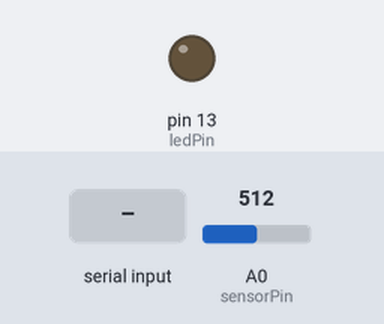
This sketch was run on a simulated Arduino Uno, built with avr-gcc and run on an emulated ATmega328P. Shown: output pins drawn as LEDs (lit = HIGH). Inputs (shaded band) come from the test bench; at power-on: A0 (sensorPin) = 512. What the sketch prints to the serial monitor is not drawn.

Above: at 1.2 s.
1.3 s: "1" received over Serial
At 2.4 s:
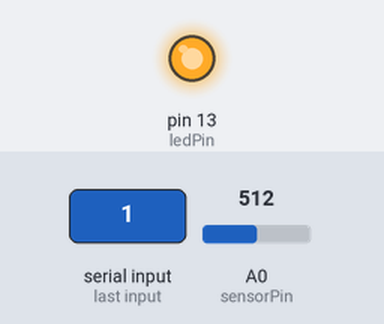
2.8 s: "0" received over Serial
At 3.7 s:
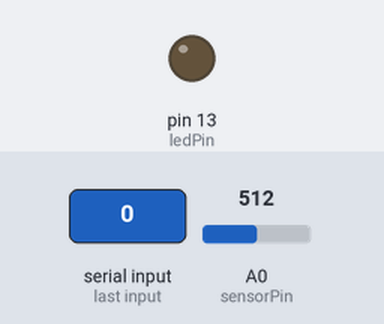
Timing chart, 0 to 5.8 s (numbered marks = the images above; inputs shaded):
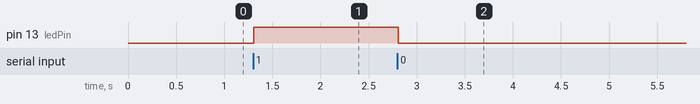

The sketch:

arduino-processing-bridge.ino
```cpp
char incomingByte;
int ledPin = 13;
int sensorPin = 0;
int score;


void setup()
{
  pinMode(ledPin, OUTPUT);
  Serial.begin(9600);
}

void loop() {

  // get data from hardware, send to processing
  int sensorValue = analogRead(sensorPin);
  Serial.println(sensorValue);

//  // get value from processing, send to LED
  if (Serial.available()) {
    incomingByte = Serial.read();

    if (incomingByte == '1') {
      digitalWrite(ledPin, HIGH);

//      for (int i = 0; i < score; i++) {
//        digitalWrite(ledPin, HIGH);
//        delay(500);
//      }

    } else {
      digitalWrite(ledPin, LOW);
    }
  }

  delay(10);
}
```

Measured:
- after the input at 1.3 s, pin 13 (ledPin): LOW → HIGH at once
- after the input at 2.8 s, pin 13 (ledPin): HIGH → LOW at once
